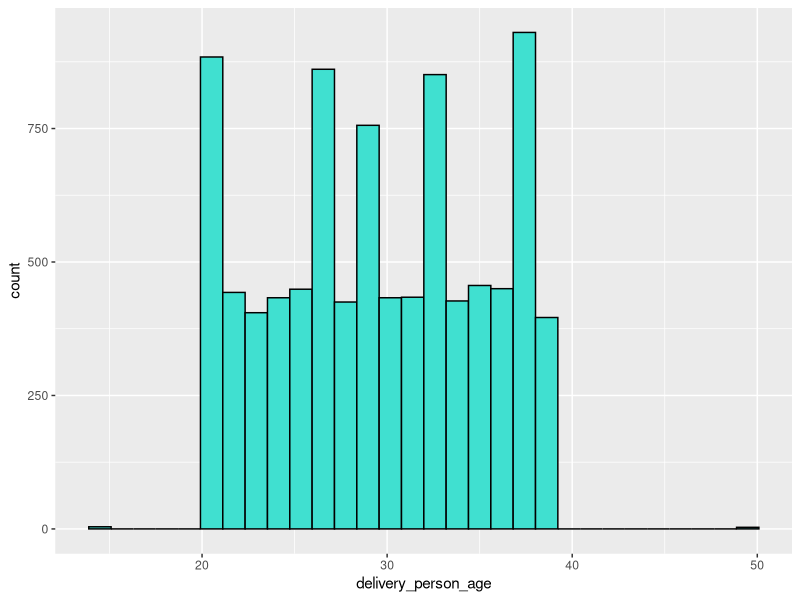
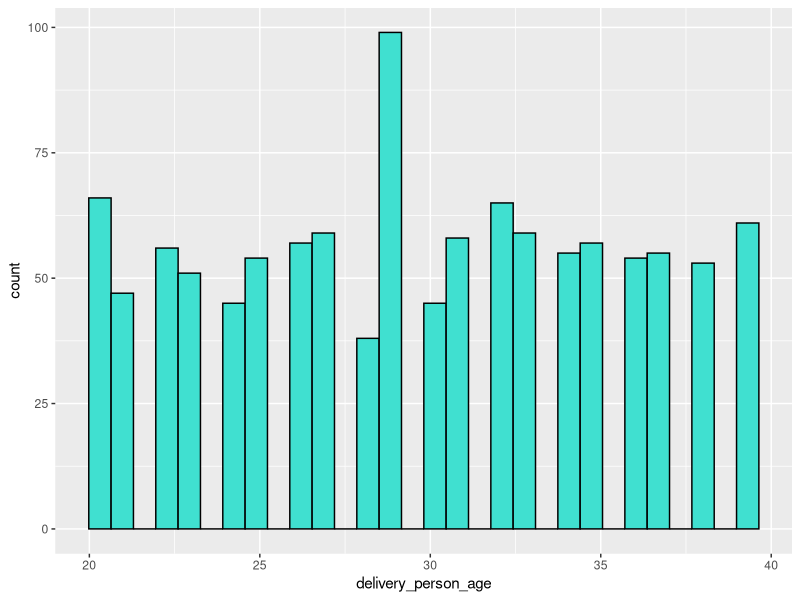
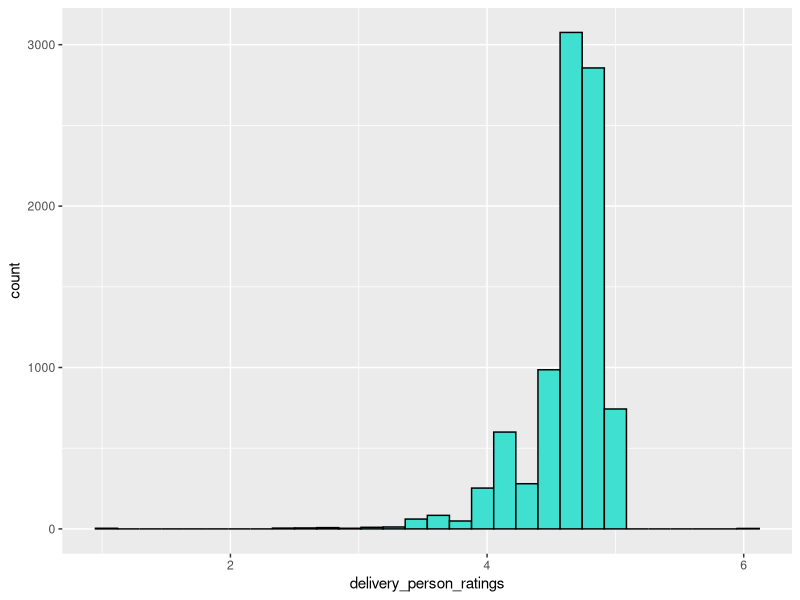
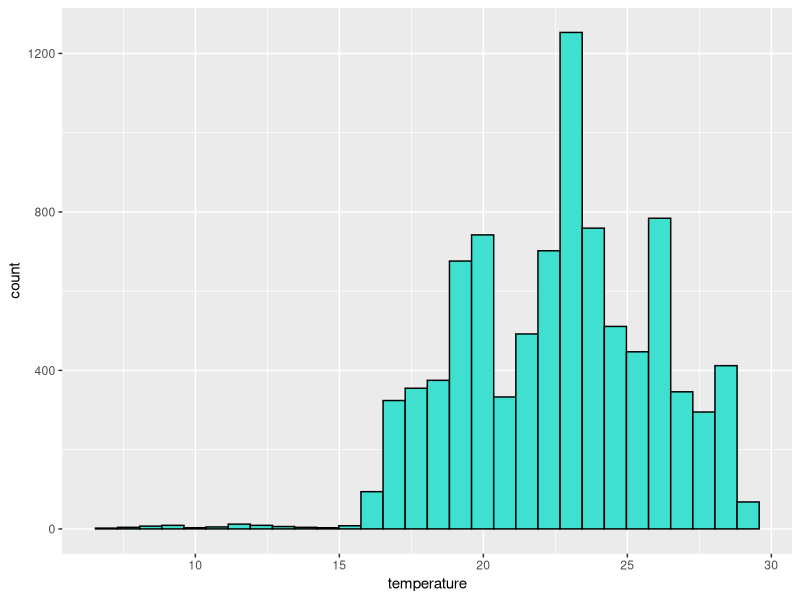
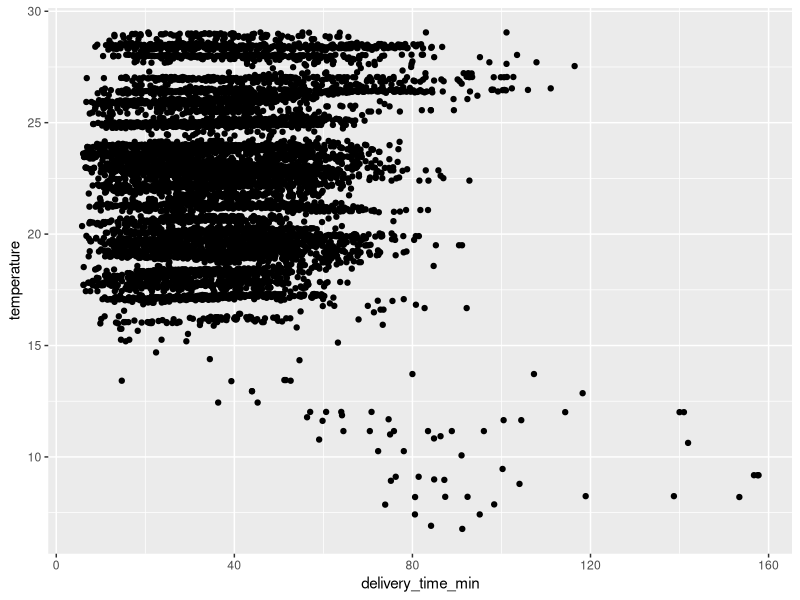
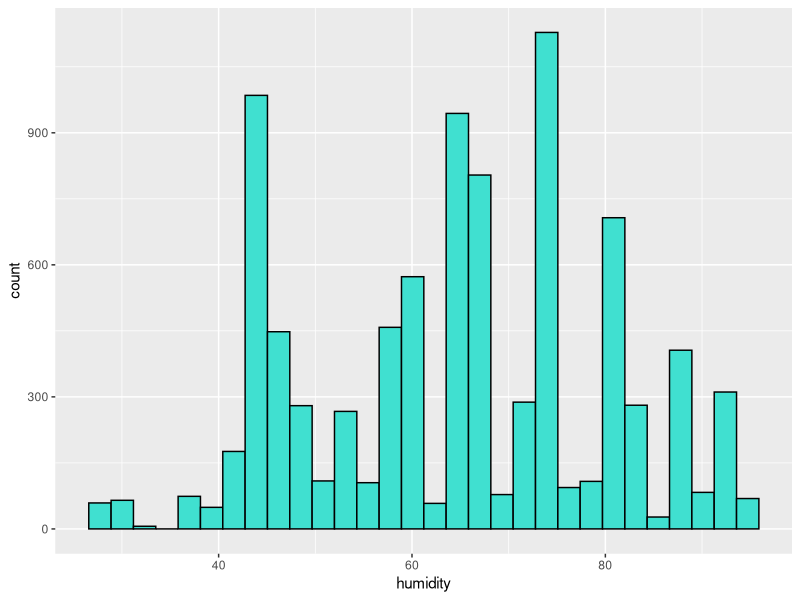
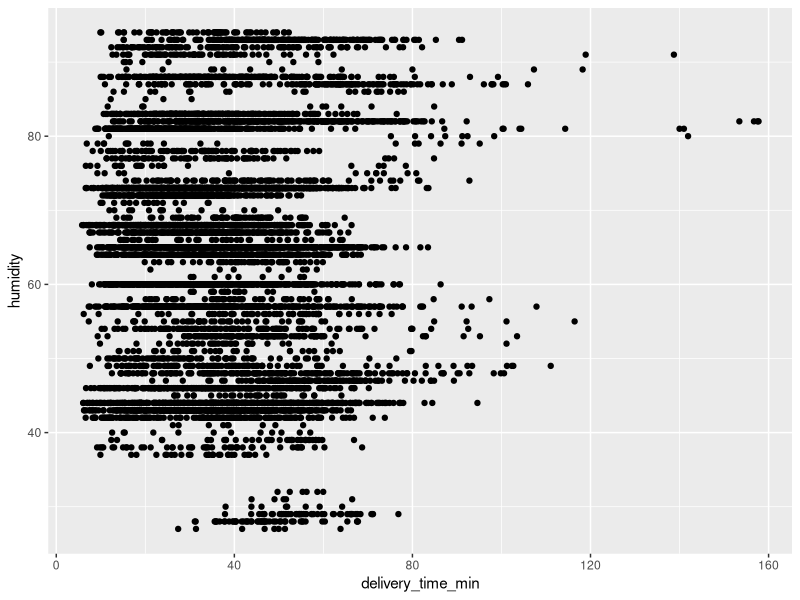
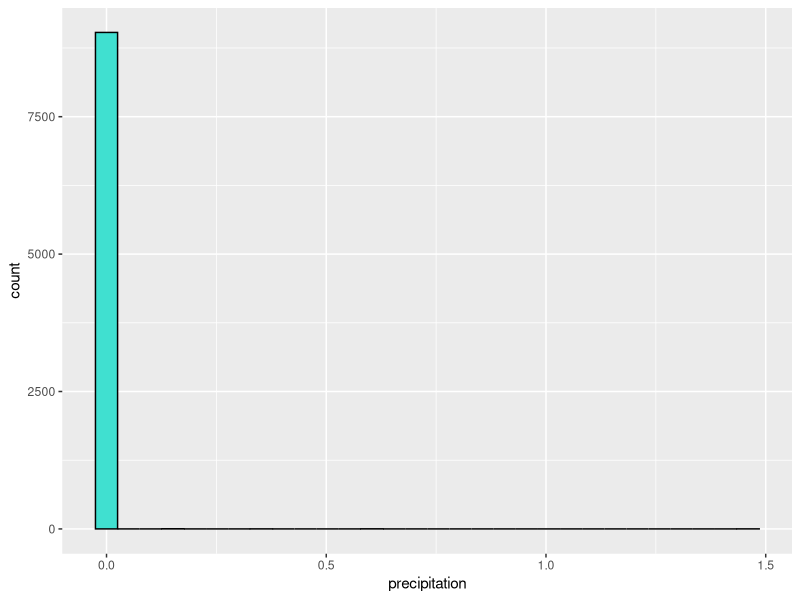

These figures' R source, in order:
library(dplyr)
library(ggplot2)

data <- read.csv("data/Food_Time_Data_Set.csv")

str(data)

head(data)

# Categorical Columns

## 'Type of order' seems to be a categorical columns, but by default it has a 'chr' type, so it will be converted into a factor column. The same happens with type_of_vehicle, weather_description and traffic_level

data <- data %>% 
  mutate(Type_of_order = as.factor(Type_of_order),
         Type_of_vehicle = as.factor(Type_of_vehicle),
         weather_description = as.factor(weather_description),
         Traffic_Level = as.factor(Traffic_Level))

str(data)

# Numerical columns

## Most numerical columns seem to be correct except for the TARGET column and the 'Distance..km' columns



data <- data %>%
  mutate(Distance..km. = as.numeric(Distance..km.),
         TARGET = as.numeric(TARGET))

## The conversion was done, but NAs were introduced by coercion.

sum(is.na(data$Distance..km.))

sum(is.na(data$TARGET))

## Maybe the NA values in Distance happen to also affect into an NA in TARGET

data %>% 
  filter(is.na(Distance..km.) & is.na(TARGET)) %>% 
  head(.)

## All values shown that have NA in distance also have NA in TARGET. To see if the result is a value close to 921 (the amount of total NA values in Distance), the amount of rows that have NA in both distance and target will be calculated.

data %>% 
  filter(is.na(Distance..km.) & is.na(TARGET)) %>% 
  summarize(nrow(.))

## These values are not useful towards the model later on because these are values that cannot be predicted at all. As a result, these values will be removed from the dataset.

data <- data %>%  
  filter( !(is.na(Distance..km.) & is.na(TARGET)) ) 

## Now, re-calculating the count of na values:

sum(is.na(data$Distance..km.))

sum(is.na(data$TARGET))

## Analyzing the remaining Distance values:

data %>% 
  filter(is.na(Distance..km.))

## It seems that all of the other needed values are still there for these rows, so I will use the restaurant coordinates vs. the delivery location coordinates to fill the distance:
## https://community.esri.com/t5/coordinate-reference-systems-blog/distance-on-a-sphere-the-haversine-formula/ba-p/902128
## https://github.com/rspatial/geosphere

if(!require(geosphere)) install.packages("geosphere", repos = "http://cran.us.r-project.org")

library(geosphere)

new_distances <- data %>%
  filter(is.na(Distance..km.)) %>% 
  rowwise() %>%
  mutate(new_distance = distHaversine(c(Restaurant_longitude, Restaurant_latitude),
                                     c(Delivery_location_longitude, Delivery_location_latitude)) / 1000) %>% 
  head(.) %>% 
  select(Distance..km.,
         new_distance,
         Restaurant_latitude, 
         Restaurant_longitude, 
         Delivery_location_latitude, 
         Delivery_location_longitude,
         TARGET) %>% 
  pull(new_distance)

data[is.na(data$Distance..km.), "Distance..km."] <- new_distances

sum(is.na(data$Distance..km.))

rm(new_distances)

## It can be seen that now there's no more NA values in the Distance..km. column.

## Now analyzing the leftover TARGET NA values:

sum(is.na(data$TARGET))

data[is.na(data$TARGET),]

# The amount of rows that will be in the na-cleaned dataset is:
nrow(data) - sum(is.na(data$TARGET))

## There are 45 missing values in the target variable, because the goal of this study is to train the algorithm on the most accurate data available, then the best option for these NA values is to delete them, since filling them in any way can introduce an incorrect bias that could prevent the model from learning correct patterns from the data.

data <- data[!is.na(data$TARGET),]

nrow(data)

# Variable names

## In the provided dataset there's no standard naming convention for the columns, some start with a capital letter while others don't and some are in all-caps (TARGET and ID) while others aren't.

colnames(data) <- c("id", "delivery_person_id", "delivery_person_age", "delivery_person_ratings",
  "restaurant_latitude", "restaurant_longitude", "delivery_loc_latitude",
  "delivery_loc_longitude", "order_type", "vehicle_type", "temperature", "humidity",
  "precipitation", "weather_type", "X", "traffic_level", "distance", "delivery_time_min")

str(data)

## Now there's a more uniform column name standard.

# Per-column Analysis --------------

#ID Variable

n_distinct(data$id)

nrow(data)

## Interistingly, there are less distinct ID values (9037) than rows (9040).

data %>% 
  group_by(id) %>% 
  summarize(appearances = n()) %>% 
  arrange(desc(appearances))

data %>% 
  filter(id == "6.00E+02")

## There doesn't seem to be any anormal values, the only remarkable detail is that the coordinates of both the restaurant and the delivery destination are similar between entries.

data %>% 
  filter(id == "6.00E+03")

## Again the coordinates are similar, but that's about it.

data %>% 
  filter(id == "9.00E+02")

## In here the longitudes between rows vary greatly, but the latitudes do kind of match.

## In these code blocks the ages of the delivery people differ, so the 'id' itself isn't a unique person identifier.

sum(is.na(data$id))

## There are no null values

# Delivery Person Id

head(data$delivery_person_id, n=8)

n_distinct(data$delivery_person_id)

## In this dataset there's only 1134 different delivery people, meaning that the dataset has multiple deliveries from a single person.

sum(is.na(data$delivery_person_id))

## There are no null values

# Delivery Person Age

head(data$delivery_person_age, n=8)

min(data$delivery_person_age)

max(data$delivery_person_age)

## The ages of the delivery people range from 15 to 50.

data %>% 
  filter(delivery_person_age == 15)

## There's 3 entries of a 15-year-old doing deliveries.

data %>% 
  filter(delivery_person_age == 50)

## There are also 3 entries of a 50 year old delivering.

data %>% 
  ggplot(aes(delivery_person_age)) +
  geom_histogram(col = "black", fill = "turquoise")

## Most ages range from 20 to 40, with 15 and the 50 being the outliers.

## However, this graph can be wrong due to the fact that takes multiple deliveries as a different count for the age.

data %>% 
  distinct(delivery_person_id, .keep_all = TRUE) %>% # grabbing different people or else multiple deliveries would count as multiple ages
  ggplot(aes(delivery_person_age)) +
  geom_histogram(col = "black", fill = "turquoise")

## With this graph, the scale changes and now the 15 and 50 values don't appear. Could this be due to them not having a 'delivery_person_id' (NA)? (No because there are no NA values in 'delivery_person_id') Or maybe the same ID has multiple ages assigned to it (in this case this would be human error)?


data %>% 
  filter(delivery_person_age == 15)

data %>% 
  filter(delivery_person_id == "JAPRES15DEL03") %>% 
  select(delivery_person_age)

## This is a big issue, there are multiple ages assigned to the same delivery_person_id

## Is this a common mistake? Does this happen for each delivery_person_id?

data %>% 
  group_by(delivery_person_id) %>% 
  distinct(delivery_person_age) %>% 
  summarize(distinct_ages = n())

## This is indeed a common mistake, since the docs for this dataset mention: "Delivery_person_ID: A unique identifier assigned to each delivery person for tracking purposes."

## So, the Delivery_person_ID isn't a reliable identifier for a singular person.

## Therefore, an accurate count of each age's different workers (delivery person) cannot be obtained.

## A possible cause for this is that the program made to assign 'delivery_person_id's to workers aren't meant to generate one per worker, instead it could generate one per delivery in real time, and when one delivery_person_id is no longer in use, then it could re-assign it to another delivery, hence another possible driver.

# Delivery person Ratings -----------

min(data$delivery_person_ratings)

max(data$delivery_person_ratings)

## The rating scale is from 1 to 6, inclusive. This rating scale seems to deviate from 'normal' scales in the sense that most apps have a 1-5 scale or a 1-10 scale, but a 1-6 scale is very uncommon.

data %>% 
  ggplot(aes(delivery_person_ratings)) +
  geom_histogram(col = "black", fill = "turquoise")

## Most delivery people have a rating between 3 and 5. With the other ratings having very low counts.

data %>% 
  filter(delivery_person_ratings > 5)

## An interesting detail is that the only delivery people who have a rating bigger than 5 (6) are 50 year olds. However, due to recent findings stating that the Delivery_person_ID variable cannot identify singular people, this is most likely a single person that is 50 years old that somehow has this 6 rating.

## So again, an accurate count of the number of distinct people (in order to count the amount of people per rating) cannot be obtained.


# Restaurant latitude and longitude 

## Latitude and longitude values can be very raw, they just specify coordinates on a map. However, if a latitude and longitude pairing appears several times in a repeated manner, this means that there are several orders for the same restaurant (since the latitude and longitude pairing uniquely identifies position of a restaurant). This technically assumes that no restaurant can be on top of another (this is very common in malls), so this is to get an idea of the amount of deliveries that possibly come from the same restaurant.

## This can even be studied to see if most people order from the same restaurant and therefore that restaurant needs more time than others in order to prepare the food.

options(pillar.sigfig = 6)

data %>% 
  group_by(restaurant_latitude, restaurant_longitude) %>% 
  summarize(order_count = n()) %>% 
  arrange(desc(order_count))

## 54 orders seem to be from the same restaurant, 48 from another and so on.

## It is important to compare the average delivery time of this popular restaurant with one that has a low delivery count to see if these coordinate pairings introduce a bias on the target variable.

data <- data %>% 
  mutate(restaurant_latitude = round(restaurant_latitude, 4),
         restaurant_longitude = round(restaurant_longitude, 4))

data %>% 
  group_by(restaurant_latitude, restaurant_longitude) %>% 
  summarize(order_count = n()) %>% 
  arrange(desc(order_count))

data %>% 
  filter(restaurant_latitude == 11.0213 & restaurant_longitude == 76.995) %>% 
  summarize(mean_delivery_time = mean(delivery_time_min))

## The most sought-out restaurant has a mean delivery time of almost 35 minutes.

data %>% 
  group_by(restaurant_latitude, restaurant_longitude) %>% 
  summarize(order_count = n()) %>% 
  arrange(order_count)

data %>% 
  filter(restaurant_latitude == 9.9668 & restaurant_longitude == 76.243) %>% 
  summarize(mean_delivery_time = mean(delivery_time_min))

## One of the least ordered restaurant has almost a 36 minute delivery time.

## The average time of both restaurants is extremely similar, indicating that there isn't a 'delay' effect by ordering from a 'popular' restaurant in this case.

# Delivery location

## Again, these coordinate values are very raw so the amount of orders that came from the same home will be calculated. Again, this assumes that no home can be on top of another, and this is almost the norm in terms of capital cities where there exist multiple apartment buildings.

data <- data %>% 
  mutate(delivery_loc_latitude = round(delivery_loc_latitude, 4),
         delivery_loc_longitude = round(delivery_loc_longitude, 4))

data %>% 
  group_by(delivery_loc_latitude, delivery_loc_longitude) %>% 
  summarize(order_count = n()) %>% 
  arrange(desc(order_count))

## There are several 'homes' that ordered 9 times in this data.

# Order type

head(data$order_type, n=8)

data %>% 
  group_by(order_type) %>% 
  summarize(appearances = n(), avg_delivery_time = mean(delivery_time_min)) %>% 
  arrange(desc(appearances))

## Thanks to the output, it can be seen that the most common order type is the snack, followed by the meal, drinks and buffet being the last one.  

## Also, it can be inferred that ordering drinks usually takes longer than ordering meals, this could be due to the fact that these could be low-income orders, so restaurant managers could give a higher priority to meals since these usually cost more than just drinks.

## So the order type does matter when predicting average delivery time.

# Vehicle type

head(data$vehicle_type, n=8)

data %>% 
  group_by(vehicle_type) %>% 
  summarize(appearances = n(), avg_delivery_time = mean(delivery_time_min)) %>% 
  arrange(desc(appearances))

## Interestingly enough, bicycle deliveries are the ones that have the least amount of average delivery time out of the four. This could be due to bicycle riders not taking up on large rides (in the sense of deliveries that are far from the restaurant) due to its increased physicality needed. This added physicality can also explain the low amount of people that use it for delivery purposes.

## This will be calculated for verification:

data %>% 
  group_by(vehicle_type) %>% 
  summarize(appearances = n(),
            avg_delivery_time = mean(delivery_time_min),
            delivery_distance = mean(distance)) %>% 
  arrange(desc(appearances))

## As it was hinted at previously, the bicycle riders indeed have a lower aaverage delivery distance when compared to motorcycle riders for example.

## An interesting remark are the scooter riders. While using a scooter does include physicality during work (but not as much as bicycles do), it still remains the second most-used vehicle type for food transportation.

## All of this hints at the possibility of the vehicle_type having an impact on delivery time.

# Temperature

head(data$temperature, n=8)

## These temperatures seem to be in Celsius rather than Fahrenheit. This isn't specified in the docs.

data %>% 
  ggplot(aes(temperature)) +
  geom_histogram(fill = "turquoise", col = "black")

## Most temperatures seem to be around de 22.5 mark.

## Heat could introduce laziness and exhaustion for the delivery drivers (https://www.belsky-weinberg-horowitz.com/tips-for-avoiding-heat-sickness-while-driving/), so it wouldn't be abnormal to see that higher temperatures lead to higher delivery times:

data %>% 
  ggplot(aes(x = delivery_time_min, y = temperature)) +
  geom_point(fill = "turquoise", col = "black")

## It is surprising to see that the most-heated deliveries are the ones who usually have lower delivery times. However, an argument can be made that states that this could be because people that live closer to these restaurants have a hotter climate than those who live further away. Things like the heat from gas car engines are prejudicial for the climate (therefore hotter temperatures).

## So the temperature seems to correlate to the delivery time, but it does so in the contrary sense to the one thought.

# Humidity

head(data$humidity)

min(data$humidity)

max(data$humidity)

# The values of the humidity seem to be percentages (this is the usual metric for the general population). This also isn't described in the dataset docs.

data %>% 
  ggplot(aes(humidity)) +
  geom_histogram(fill = "turquoise", col = "black")

## As per the histogram, it can be seen that the humidity values seem to be pretty scattered, there's no bell-like shaped curve present in the graph.

data %>% 
  ggplot(aes(x = delivery_time_min, y = humidity)) +
  geom_point(col = "black")

## No clear pattern can be extracted on the effect of humidity on delivery time.

# Precipitation

head(data$precipitation, n = 8)

n_distinct(data$precipitation)

min(data$precipitation)

max(data$precipitation)

## The precipitation values don't seem to come in a binary or percentage format.

data %>% 
  ggplot(aes(x = precipitation)) +
  geom_histogram(fill = "turquoise", col = "black")

## The most prominent precipitation value is zero (no rain or snow). All of the other values on the scale barely appear, being almost a line at the bottom of the graph.

## Inspecting those values different to zero:

data %>% 
  filter(precipitation != 0)

## There's just 1 entry that has a value bigger than 1, but this entry marks the weather as "moderate rain", so values bigger than 1 mean that there's definite rain (and not mist) and the .46 shows how heavy the rainfall is.

data %>% 
  ggplot(aes(x = delivery_time_min, y = precipitation)) +
  geom_point(col = "black")

## There's no clear pattern between the precipitation and the delivery time.

# Weather type

data %>% 
  ggplot(aes(x = weather_type, y = precipitation)) +
  geom_boxplot(fill = "turquoise", col = "black")

## The only weather types to have non-zero values are mist and moderate rain.


## Plotting the possible effect of the weather type on delivery time:
data %>% 
  ggplot(aes(x = weather_type, y = delivery_time_min)) +
  geom_boxplot(fill = "turquoise", col = "black")

## The weather_type seems to have an extremely little effect on delivery time (see fog, moderate rain and overcast clouds), but the difference is so small that this could introduce almost no effect over the model.

# X column

head(data$X)

n_distinct(data$X)

## There are only NA values in this column:

data %>% 
  filter(!is.na(X))

## The filter returned 0 rows. Therefore, this column serves no purpose and it will be discarded from the dataset:

data <- data %>% 
  select(-X) 

# Traffic level

## Naturally, traffic is a great cause for arriving late to a location, however, because the vehicle types here aren't 4 wheeled transport means, then I expect the traffic level to have little effect over the delivery time.

data %>% 
  ggplot(aes(x = reorder(traffic_level, delivery_time_min, FUN = median), y = delivery_time_min)) +
  geom_boxplot(fill = "turquoise", col = "black") +
  labs(x = "Traffic Level",
       y = "Delivery Time (m)")

## Despite the vehicle types in the dataset being 2-wheeled, the traffic does have quite a clear correlation with the delivery time.

## So the Traffic level does incur in the delivery time.

# Distance

mean(data$distance)

## The average distance traveled by the delivery people is around 14 kilometers.

data %>% 
  ggplot(aes(distance)) + 
  geom_histogram(fill = "turquoise", col = "black")

## Shorter distances are more common than longer distances.

## The distance itself is naturally a big factor in arrival time to a destination, I expect this to have the same behavior here:

data %>% 
  ggplot(aes(x = distance, y = delivery_time_min)) + 
  geom_point(col = "black") 

## There is a clear line pattern between distance and delivery time, as I expected. The bigger the distance, the greater the delivery time.

# Delivery time 

## This is the target variable.

mean(data$delivery_time_min)

## People usually have to wait around 38 minutes for their food delivery.

data %>% 
  ggplot(aes(delivery_time_min)) + 
  geom_histogram(fill = "turquoise", col = "black")

## Usually, extremely quick deliveries are rare, as well as extremely delayed ones, with the middleground being more common. This behavior is seen in the histogram.
